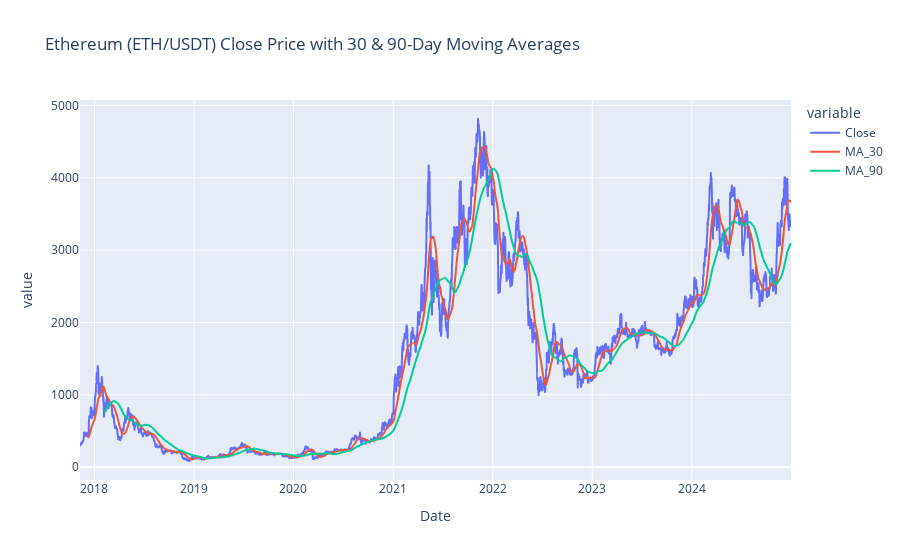

Notebook code for this chart:
### Code cell
eth_data['MA_30'] = eth_data['Close'].rolling(window=30).mean()
eth_data['MA_90'] = eth_data['Close'].rolling(window=90).mean()

fig = px.line(
    eth_data,
    x='Date',
    y=['Close', 'MA_30', 'MA_90'],
    title='Ethereum (ETH/USDT) Close Price with 30 & 90-Day Moving Averages'
)
fig.show()

### Figure 1 — Plotly figure (JSON) as saved in the notebook; plotly's stock layout.template omitted (floating-point values rounded to 4 significant figures; data arrays with more than 128 entries replaced by an {"elided": "..."} marker saying what was removed)
{"data": [{"hovertemplate": "variable=Close<br>Date=%{x}<br>value=%{y}<extra></extra>", "legendgroup": "Close", "line": {"color": "#636efa", "dash": "solid"}, "marker": {"symbol": "circle"}, "mode": "lines", "name": "Close", "showlegend": true, "type": "scattergl", "x": {"elided": "2609 str values"}, "xaxis": "x", "y": {"elided": "2609 float values"}, "yaxis": "y"}, {"hovertemplate": "variable=MA_30<br>Date=%{x}<br>value=%{y}<extra></extra>", "legendgroup": "MA_30", "line": {"color": "#EF553B", "dash": "solid"}, "marker": {"symbol": "circle"}, "mode": "lines", "name": "MA_30", "showlegend": true, "type": "scattergl", "x": {"elided": "2609 str values"}, "xaxis": "x", "y": {"elided": "2609 float values"}, "yaxis": "y"}, {"hovertemplate": "variable=MA_90<br>Date=%{x}<br>value=%{y}<extra></extra>", "legendgroup": "MA_90", "line": {"color": "#00cc96", "dash": "solid"}, "marker": {"symbol": "circle"}, "mode": "lines", "name": "MA_90", "showlegend": true, "type": "scattergl", "x": {"elided": "2609 str values"}, "xaxis": "x", "y": {"elided": "2609 float values"}, "yaxis": "y"}], "layout": {"legend": {"title": {"text": "variable"}, "tracegroupgap": 0}, "title": {"text": "Ethereum (ETH/USDT) Close Price with 30 & 90-Day Moving Averages"}, "xaxis": {"anchor": "y", "domain": [0, 1], "title": {"text": "Date"}}, "yaxis": {"anchor": "x", "domain": [0, 1], "title": {"text": "value"}}}}
